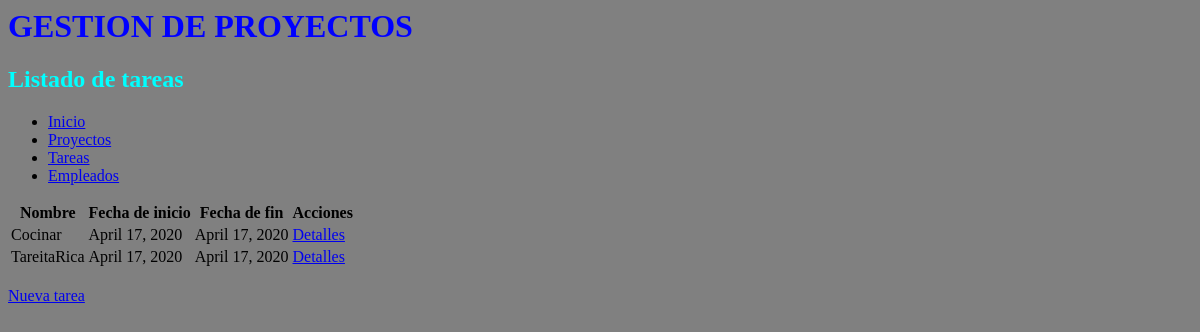
/appGestorProyectos/tareas/, run on an earlier commit of the app's database.
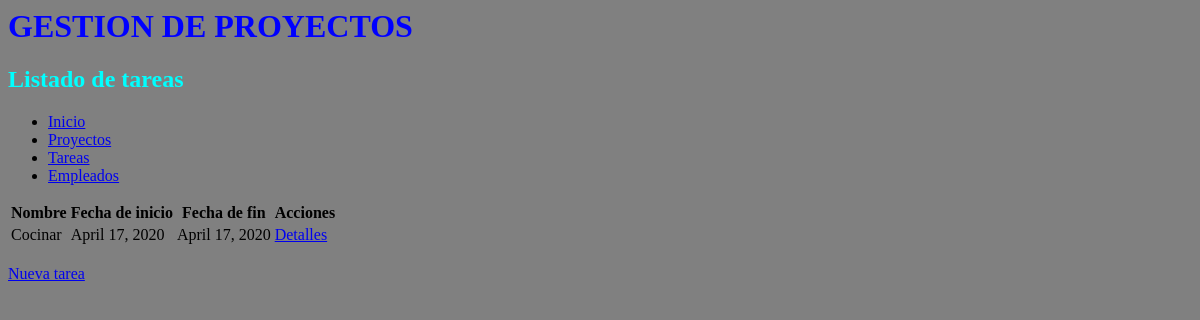
And on a later commit of the database.
### appGestorProyectos/models.py (models this page shows, shortened)
class Tarea(models.Model):
    nombre = models.CharField(max_length=50)
    descripcion = models.CharField(max_length=50)
    fecha_inicio = models.DateField(("Date"), default=date.today)
    fecha_fin = models.DateField(("Date"), default=date.today)
    responsable = models.ForeignKey(Empleado, on_delete=models.CASCADE, default="")
    nivel_prioridad = models.IntegerField(default=0)
    estado_tarea_choices = (
        ('', ''),
        ('abierta', 'abierta'),
        ('asignada', 'asignada'),
        ('en proceso', 'en proceso'),
        ('finalizada', 'finalizada'),
    )
    estado_tarea = models.CharField(choices=estado_tarea_choices, default='', max_length=20)

### appGestorProyectos/views.py (the view)
# urls.py: path('tareas/', views.TareaListView.as_view(), name='tareas'),
class TareaListView(ListView):
    model = Tarea
    queryset = Tarea.objects.order_by('nombre')
    template_name = "tarea_list.html"
    def get_context_data(self, **kwargs):
        context = super(TareaListView, self).get_context_data(**kwargs)
        context['titulo_pagina'] = 'Listado de tareas'
        return context

### appGestorProyectos/templates/tarea_list.html
{% extends 'base.html' %}
{% block contenido %}
<table>
    <thead>
        <tr>
            <th>Nombre</th>
            <th>Fecha de inicio</th>
            <th>Fecha de fin</th>
            <th>Acciones</th>
        </tr>
    </thead>
    <tbody>
        {% for tarea in tarea_list %}
        <tr>
            <td>{{ tarea.nombre }}</td>
            <td>{{ tarea.fecha_inicio }}</td>
            <td>{{ tarea.fecha_fin }}</td>
            <td><a href="{% url 'tarea' tarea.id %}">Detalles</a> </td>
        </tr>
        {% endfor %}
    </tbody>
</table>
<br>
<a href="{% url 'tarea_form' %}">Nueva tarea</a>
{% endblock %}

What changed in the data, as far as the page shows it:
removed Tarea: nombre "TareitaRica", fecha_inicio "April 17, 2020", fecha_fin "April 17, 2020"
